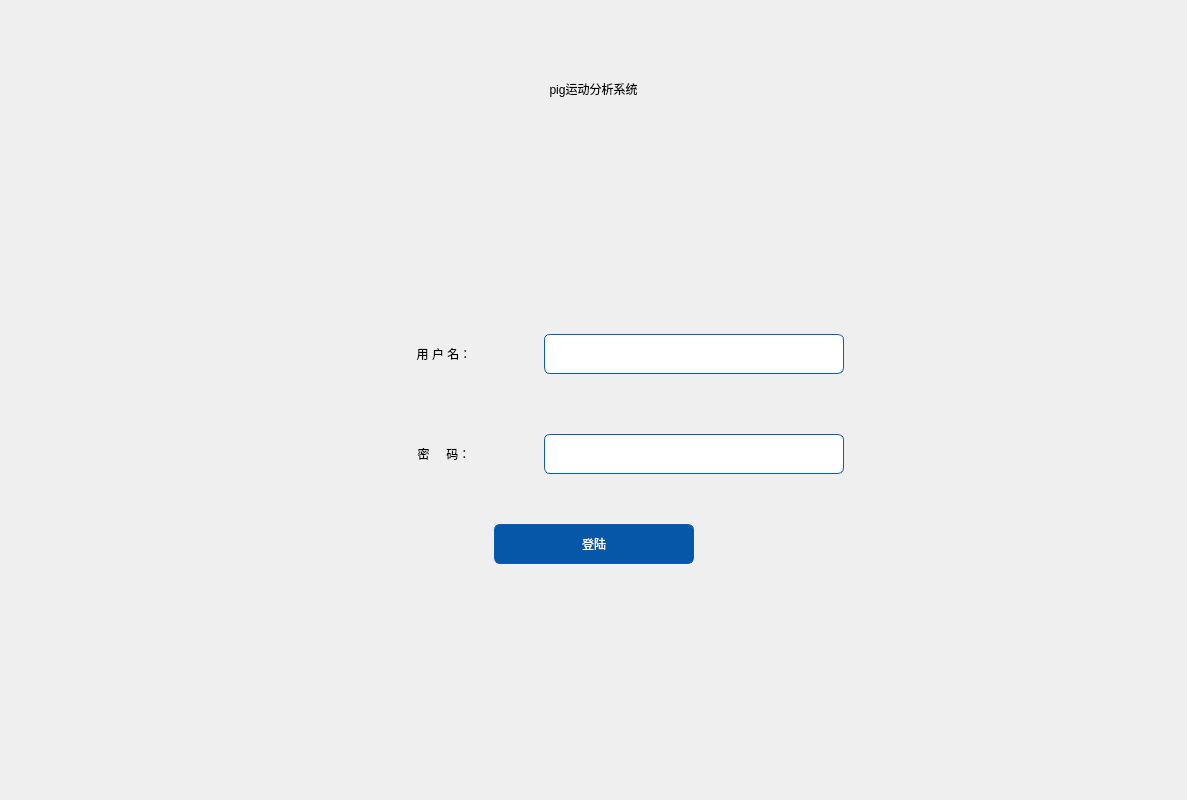
<?xml version="1.0" encoding="UTF-8"?>
<ui version="4.0">
 <class>MainWindow</class>
 <widget class="QMainWindow" name="MainWindow">
  <property name="geometry">
   <rect>
    <x>0</x>
    <y>0</y>
    <width>1187</width>
    <height>800</height>
   </rect>
  </property>
  <property name="windowTitle">
   <string>MainWindow</string>
  </property>
  <property name="styleSheet">
   <string notr="true"/>
  </property>
  <widget class="QWidget" name="centralwidget">
   <property name="styleSheet">
    <string notr="true"/>
   </property>
   <layout class="QVBoxLayout" name="verticalLayout" stretch="0,0,0,0,0,0,0,0,0,0">
    <property name="spacing">
     <number>0</number>
    </property>
    <property name="leftMargin">
     <number>0</number>
    </property>
    <property name="topMargin">
     <number>0</number>
    </property>
    <property name="rightMargin">
     <number>0</number>
    </property>
    <property name="bottomMargin">
     <number>0</number>
    </property>
    <item>
     <spacer name="verticalSpacer_6">
      <property name="orientation">
       <enum>Qt::Vertical</enum>
      </property>
      <property name="sizeType">
       <enum>QSizePolicy::Fixed</enum>
      </property>
      <property name="sizeHint" stdset="0">
       <size>
        <width>348</width>
        <height>80</height>
       </size>
      </property>
     </spacer>
    </item>
    <item>
     <widget class="QLabel" name="label">
      <property name="sizePolicy">
       <sizepolicy hsizetype="Preferred" vsizetype="Fixed">
        <horstretch>0</horstretch>
        <verstretch>0</verstretch>
       </sizepolicy>
      </property>
      <property name="styleSheet">
       <string notr="true">font: 75 30pt &quot;Arial&quot;;</string>
      </property>
      <property name="text">
       <string>pig运动分析系统</string>
      </property>
      <property name="alignment">
       <set>Qt::AlignCenter</set>
      </property>
     </widget>
    </item>
    <item>
     <spacer name="verticalSpacer_5">
      <property name="orientation">
       <enum>Qt::Vertical</enum>
      </property>
      <property name="sizeHint" stdset="0">
       <size>
        <width>20</width>
        <height>40</height>
       </size>
      </property>
     </spacer>
    </item>
    <item>
     <layout class="QHBoxLayout" name="horizontalLayout_5">
      <item>
       <spacer name="horizontalSpacer_9">
        <property name="orientation">
         <enum>Qt::Horizontal</enum>
        </property>
        <property name="sizeHint" stdset="0">
         <size>
          <width>40</width>
          <height>20</height>
         </size>
        </property>
       </spacer>
      </item>
      <item>
       <widget class="QLabel" name="label_login_password_2">
        <property name="sizePolicy">
         <sizepolicy hsizetype="Fixed" vsizetype="Fixed">
          <horstretch>0</horstretch>
          <verstretch>0</verstretch>
         </sizepolicy>
        </property>
        <property name="minimumSize">
         <size>
          <width>200</width>
          <height>0</height>
         </size>
        </property>
        <property name="maximumSize">
         <size>
          <width>200</width>
          <height>16777215</height>
         </size>
        </property>
        <property name="styleSheet">
         <string notr="true">font: 87 16pt &quot;Arial&quot;;</string>
        </property>
        <property name="text">
         <string>用 户 名：</string>
        </property>
        <property name="alignment">
         <set>Qt::AlignCenter</set>
        </property>
       </widget>
      </item>
      <item>
       <widget class="QLineEdit" name="lineEdit_username">
        <property name="sizePolicy">
         <sizepolicy hsizetype="Fixed" vsizetype="Fixed">
          <horstretch>0</horstretch>
          <verstretch>0</verstretch>
         </sizepolicy>
        </property>
        <property name="minimumSize">
         <size>
          <width>300</width>
          <height>40</height>
         </size>
        </property>
        <property name="maximumSize">
         <size>
          <width>300</width>
          <height>40</height>
         </size>
        </property>
        <property name="layoutDirection">
         <enum>Qt::LeftToRight</enum>
        </property>
        <property name="styleSheet">
         <string notr="true">border: 1px solid #0B5BB2;
font: 75 16pt &quot;Arial&quot;; 
border-radius: 6px;
border: 1px solid #0B5BB2;</string>
        </property>
        <property name="alignment">
         <set>Qt::AlignLeading|Qt::AlignLeft|Qt::AlignVCenter</set>
        </property>
       </widget>
      </item>
      <item>
       <spacer name="horizontalSpacer_10">
        <property name="orientation">
         <enum>Qt::Horizontal</enum>
        </property>
        <property name="sizeHint" stdset="0">
         <size>
          <width>40</width>
          <height>20</height>
         </size>
        </property>
       </spacer>
      </item>
     </layout>
    </item>
    <item>
     <spacer name="verticalSpacer">
      <property name="orientation">
       <enum>Qt::Vertical</enum>
      </property>
      <property name="sizeType">
       <enum>QSizePolicy::Fixed</enum>
      </property>
      <property name="sizeHint" stdset="0">
       <size>
        <width>20</width>
        <height>40</height>
       </size>
      </property>
     </spacer>
    </item>
    <item>
     <spacer name="horizontalSpacer_2">
      <property name="orientation">
       <enum>Qt::Horizontal</enum>
      </property>
      <property name="sizeHint" stdset="0">
       <size>
        <width>40</width>
        <height>20</height>
       </size>
      </property>
     </spacer>
    </item>
    <item>
     <layout class="QHBoxLayout" name="horizontalLayout_3">
      <item>
       <spacer name="horizontalSpacer_5">
        <property name="orientation">
         <enum>Qt::Horizontal</enum>
        </property>
        <property name="sizeHint" stdset="0">
         <size>
          <width>40</width>
          <height>20</height>
         </size>
        </property>
       </spacer>
      </item>
      <item>
       <widget class="QLabel" name="label_login_password">
        <property name="sizePolicy">
         <sizepolicy hsizetype="Fixed" vsizetype="Fixed">
          <horstretch>0</horstretch>
          <verstretch>0</verstretch>
         </sizepolicy>
        </property>
        <property name="minimumSize">
         <size>
          <width>200</width>
          <height>0</height>
         </size>
        </property>
        <property name="maximumSize">
         <size>
          <width>200</width>
          <height>16777215</height>
         </size>
        </property>
        <property name="styleSheet">
         <string notr="true">font: 87 16pt &quot;Arial&quot;;</string>
        </property>
        <property name="text">
         <string>密     码：</string>
        </property>
        <property name="alignment">
         <set>Qt::AlignCenter</set>
        </property>
       </widget>
      </item>
      <item>
       <widget class="QLineEdit" name="lineEdit_password">
        <property name="sizePolicy">
         <sizepolicy hsizetype="Fixed" vsizetype="Fixed">
          <horstretch>0</horstretch>
          <verstretch>0</verstretch>
         </sizepolicy>
        </property>
        <property name="minimumSize">
         <size>
          <width>300</width>
          <height>40</height>
         </size>
        </property>
        <property name="maximumSize">
         <size>
          <width>300</width>
          <height>40</height>
         </size>
        </property>
        <property name="layoutDirection">
         <enum>Qt::LeftToRight</enum>
        </property>
        <property name="styleSheet">
         <string notr="true">border: 1px solid #0B5BB2;
font: 75 16pt &quot;Arial&quot;; 
border-radius: 6px;
border: 1px solid #0B5BB2;</string>
        </property>
        <property name="alignment">
         <set>Qt::AlignLeading|Qt::AlignLeft|Qt::AlignVCenter</set>
        </property>
       </widget>
      </item>
      <item>
       <spacer name="horizontalSpacer_6">
        <property name="orientation">
         <enum>Qt::Horizontal</enum>
        </property>
        <property name="sizeHint" stdset="0">
         <size>
          <width>40</width>
          <height>20</height>
         </size>
        </property>
       </spacer>
      </item>
     </layout>
    </item>
    <item>
     <spacer name="verticalSpacer_2">
      <property name="orientation">
       <enum>Qt::Vertical</enum>
      </property>
      <property name="sizeType">
       <enum>QSizePolicy::Fixed</enum>
      </property>
      <property name="sizeHint" stdset="0">
       <size>
        <width>348</width>
        <height>50</height>
       </size>
      </property>
     </spacer>
    </item>
    <item>
     <layout class="QHBoxLayout" name="horizontalLayout_4">
      <item>
       <spacer name="horizontalSpacer_7">
        <property name="orientation">
         <enum>Qt::Horizontal</enum>
        </property>
        <property name="sizeHint" stdset="0">
         <size>
          <width>40</width>
          <height>20</height>
         </size>
        </property>
       </spacer>
      </item>
      <item>
       <widget class="QPushButton" name="pushButton_oridinary">
        <property name="sizePolicy">
         <sizepolicy hsizetype="Fixed" vsizetype="Fixed">
          <horstretch>0</horstretch>
          <verstretch>0</verstretch>
         </sizepolicy>
        </property>
        <property name="minimumSize">
         <size>
          <width>200</width>
          <height>40</height>
         </size>
        </property>
        <property name="maximumSize">
         <size>
          <width>200</width>
          <height>40</height>
         </size>
        </property>
        <property name="styleSheet">
         <string notr="true">background-color: rgb(7, 87, 169);
border: 1px solid #0B5BB2;
font: 75 16pt &quot;Arial&quot;;
color: rgb(255,255,255);
border-radius: 6px;
border: 1px solid #0B5BB2;</string>
        </property>
        <property name="text">
         <string>登陆</string>
        </property>
       </widget>
      </item>
      <item>
       <spacer name="horizontalSpacer_8">
        <property name="orientation">
         <enum>Qt::Horizontal</enum>
        </property>
        <property name="sizeHint" stdset="0">
         <size>
          <width>40</width>
          <height>20</height>
         </size>
        </property>
       </spacer>
      </item>
     </layout>
    </item>
    <item>
     <spacer name="verticalSpacer_4">
      <property name="orientation">
       <enum>Qt::Vertical</enum>
      </property>
      <property name="sizeHint" stdset="0">
       <size>
        <width>20</width>
        <height>40</height>
       </size>
      </property>
     </spacer>
    </item>
   </layout>
  </widget>
 </widget>
 <resources/>
 <connections/>
</ui>
